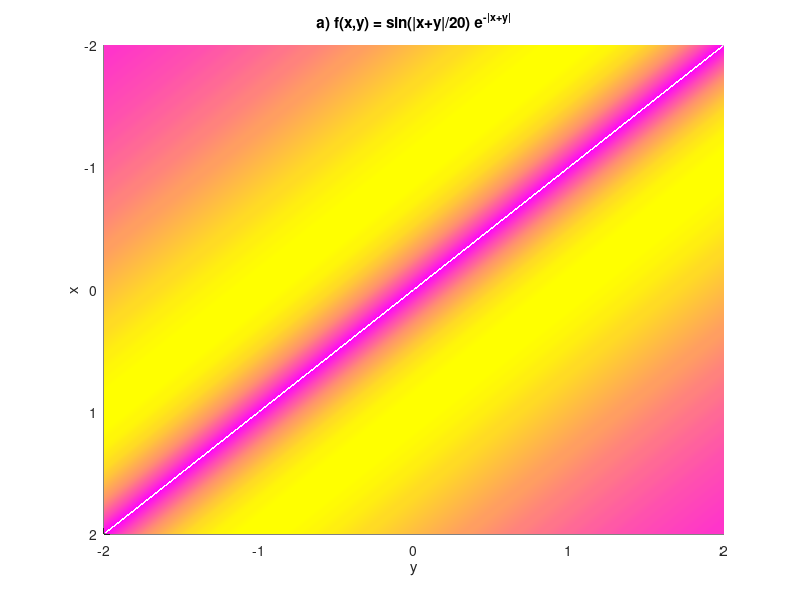
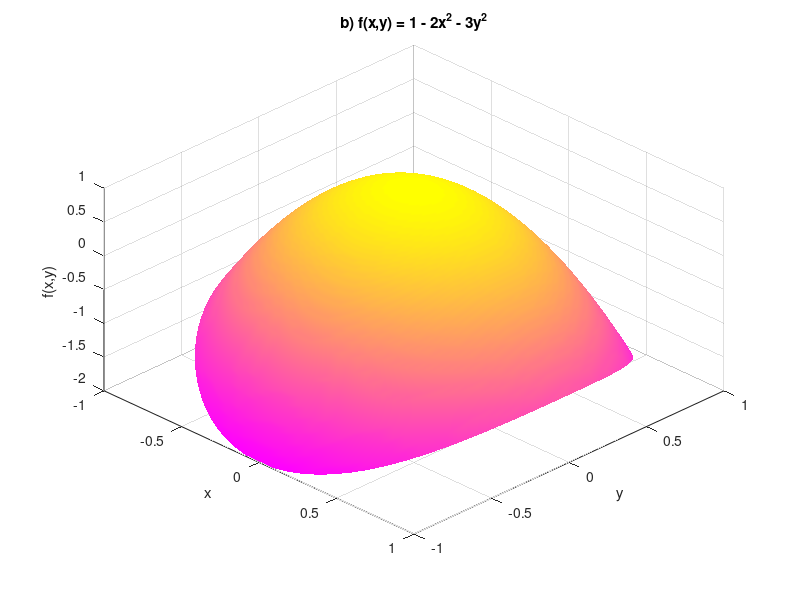
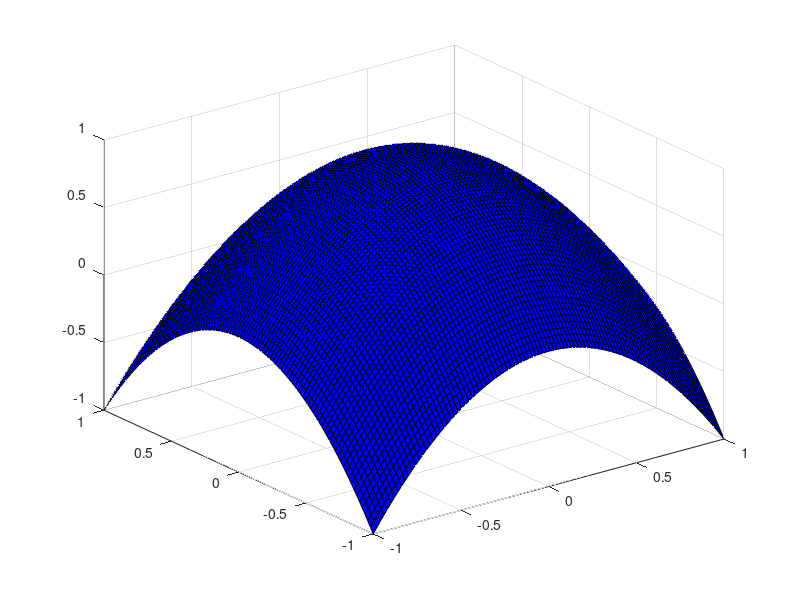

These figures' MATLAB source, in order: (Note: this script raises an error after producing the figures.)
% Liepa Rojute EEf-25/2
% 2026-09-29
% 8 variantas

%% 1. Trimatis grafiku vaizdavimas

clear
close all

% a)

x = linspace(-2, 2, 100);
y = linspace(-2, 2, 100);

[X, Y] = meshgrid(x, y);

Z = sin(abs(X + Y) / 20) .* exp(-abs(X + Y));   % Duota lygtis

figure;

surf(X, Y, Z);

colormap(spring);

shading interp;

view(90, 90);

xlabel('x');
ylabel('y');
zlabel('f(x,y)');

title('a) f(x,y) = sin(|x+y|/20) e^{-|x+y|}');

grid on;

%% b)

theta = linspace(0, 2*pi, 100);

r = linspace(0, 1, 100);

[R, THETA] = meshgrid(r, theta);

X = R .* cos(THETA);
Y = R .* sin(THETA);

Z = 1 - 2 .* X.^2 - 3 .* Y.^2;  % Duota lygtis

figure;

surf(X, Y, Z);

colormap(spring);

shading interp;

view(45, 45);

xlabel('x');
ylabel('y');
zlabel('f(x,y)');

title('b) f(x,y) = 1 - 2x^2 - 3y^2');

grid on;

%% Papildoma uzduotis 
% (5 variantas)

x = linspace(-1, 1, 100);
y = linspace(-1, 1, 100);

[X, Y] = meshgrid(x, y);

Z = 1 - (X.^2 + Y.^2);   % Duota lygtis

figure;

surf(X, Y, Z, 'FaceColor', 'blue');

alpha(0.5);

xlabel('x');
ylabel('y');
zlabel('z(x,y)');

title('z(x,y) = 1 - (x^2 + y^2)');

grid on;
